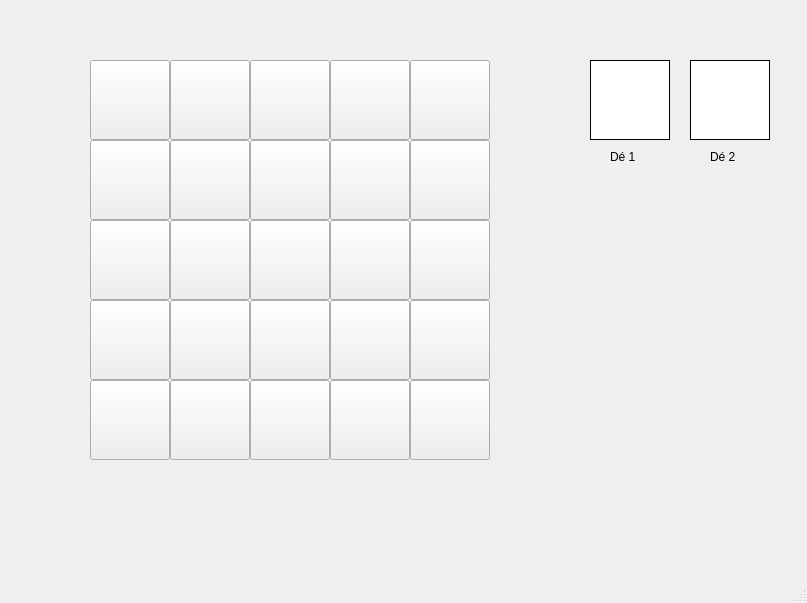
<?xml version="1.0" encoding="UTF-8"?>
<ui version="4.0">
 <class>MainWindow</class>
 <widget class="QMainWindow" name="MainWindow">
  <property name="geometry">
   <rect>
    <x>0</x>
    <y>0</y>
    <width>807</width>
    <height>603</height>
   </rect>
  </property>
  <property name="windowTitle">
   <string>MainWindow</string>
  </property>
  <widget class="QWidget" name="centralwidget">
   <widget class="QLabel" name="de_1">
    <property name="geometry">
     <rect>
      <x>590</x>
      <y>60</y>
      <width>80</width>
      <height>80</height>
     </rect>
    </property>
    <property name="autoFillBackground">
     <bool>false</bool>
    </property>
    <property name="styleSheet">
     <string notr="true">background-color: rgb(255, 255, 255);</string>
    </property>
    <property name="frameShape">
     <enum>QFrame::Box</enum>
    </property>
    <property name="text">
     <string/>
    </property>
   </widget>
   <widget class="QLabel" name="de_2">
    <property name="geometry">
     <rect>
      <x>690</x>
      <y>60</y>
      <width>80</width>
      <height>80</height>
     </rect>
    </property>
    <property name="autoFillBackground">
     <bool>false</bool>
    </property>
    <property name="styleSheet">
     <string notr="true">background-color: rgb(255, 255, 255);</string>
    </property>
    <property name="frameShape">
     <enum>QFrame::Box</enum>
    </property>
    <property name="text">
     <string/>
    </property>
   </widget>
   <widget class="QLabel" name="label">
    <property name="geometry">
     <rect>
      <x>610</x>
      <y>150</y>
      <width>47</width>
      <height>13</height>
     </rect>
    </property>
    <property name="text">
     <string>Dé 1</string>
    </property>
   </widget>
   <widget class="QLabel" name="label_2">
    <property name="geometry">
     <rect>
      <x>710</x>
      <y>150</y>
      <width>47</width>
      <height>13</height>
     </rect>
    </property>
    <property name="text">
     <string>Dé 2</string>
    </property>
   </widget>
   <widget class="QPushButton" name="bouton_11">
    <property name="enabled">
     <bool>true</bool>
    </property>
    <property name="geometry">
     <rect>
      <x>90</x>
      <y>60</y>
      <width>80</width>
      <height>80</height>
     </rect>
    </property>
    <property name="focusPolicy">
     <enum>Qt::NoFocus</enum>
    </property>
    <property name="styleSheet">
     <string notr="true">border-color: rgb(0, 0, 0);</string>
    </property>
    <property name="text">
     <string/>
    </property>
    <property name="checkable">
     <bool>false</bool>
    </property>
    <property name="autoDefault">
     <bool>true</bool>
    </property>
    <property name="default">
     <bool>false</bool>
    </property>
    <property name="flat">
     <bool>false</bool>
    </property>
   </widget>
   <widget class="QPushButton" name="bouton_21">
    <property name="enabled">
     <bool>true</bool>
    </property>
    <property name="geometry">
     <rect>
      <x>90</x>
      <y>140</y>
      <width>80</width>
      <height>80</height>
     </rect>
    </property>
    <property name="focusPolicy">
     <enum>Qt::StrongFocus</enum>
    </property>
    <property name="text">
     <string/>
    </property>
    <property name="checkable">
     <bool>false</bool>
    </property>
    <property name="autoDefault">
     <bool>true</bool>
    </property>
    <property name="default">
     <bool>false</bool>
    </property>
    <property name="flat">
     <bool>false</bool>
    </property>
   </widget>
   <widget class="QPushButton" name="bouton_31">
    <property name="enabled">
     <bool>true</bool>
    </property>
    <property name="geometry">
     <rect>
      <x>90</x>
      <y>220</y>
      <width>80</width>
      <height>80</height>
     </rect>
    </property>
    <property name="focusPolicy">
     <enum>Qt::StrongFocus</enum>
    </property>
    <property name="text">
     <string/>
    </property>
    <property name="checkable">
     <bool>false</bool>
    </property>
    <property name="autoDefault">
     <bool>true</bool>
    </property>
    <property name="default">
     <bool>false</bool>
    </property>
    <property name="flat">
     <bool>false</bool>
    </property>
   </widget>
   <widget class="QPushButton" name="bouton_41">
    <property name="enabled">
     <bool>true</bool>
    </property>
    <property name="geometry">
     <rect>
      <x>90</x>
      <y>300</y>
      <width>80</width>
      <height>80</height>
     </rect>
    </property>
    <property name="focusPolicy">
     <enum>Qt::StrongFocus</enum>
    </property>
    <property name="text">
     <string/>
    </property>
    <property name="checkable">
     <bool>false</bool>
    </property>
    <property name="autoDefault">
     <bool>true</bool>
    </property>
    <property name="default">
     <bool>false</bool>
    </property>
    <property name="flat">
     <bool>false</bool>
    </property>
   </widget>
   <widget class="QPushButton" name="bouton_51">
    <property name="enabled">
     <bool>true</bool>
    </property>
    <property name="geometry">
     <rect>
      <x>90</x>
      <y>380</y>
      <width>80</width>
      <height>80</height>
     </rect>
    </property>
    <property name="focusPolicy">
     <enum>Qt::StrongFocus</enum>
    </property>
    <property name="text">
     <string/>
    </property>
    <property name="checkable">
     <bool>false</bool>
    </property>
    <property name="autoDefault">
     <bool>true</bool>
    </property>
    <property name="default">
     <bool>false</bool>
    </property>
    <property name="flat">
     <bool>false</bool>
    </property>
   </widget>
   <widget class="QPushButton" name="bouton_12">
    <property name="enabled">
     <bool>true</bool>
    </property>
    <property name="geometry">
     <rect>
      <x>170</x>
      <y>60</y>
      <width>80</width>
      <height>80</height>
     </rect>
    </property>
    <property name="focusPolicy">
     <enum>Qt::NoFocus</enum>
    </property>
    <property name="text">
     <string/>
    </property>
    <property name="checkable">
     <bool>false</bool>
    </property>
    <property name="autoDefault">
     <bool>true</bool>
    </property>
    <property name="default">
     <bool>false</bool>
    </property>
    <property name="flat">
     <bool>false</bool>
    </property>
   </widget>
   <widget class="QPushButton" name="bouton_32">
    <property name="enabled">
     <bool>true</bool>
    </property>
    <property name="geometry">
     <rect>
      <x>170</x>
      <y>220</y>
      <width>80</width>
      <height>80</height>
     </rect>
    </property>
    <property name="focusPolicy">
     <enum>Qt::StrongFocus</enum>
    </property>
    <property name="text">
     <string/>
    </property>
    <property name="checkable">
     <bool>false</bool>
    </property>
    <property name="autoDefault">
     <bool>true</bool>
    </property>
    <property name="default">
     <bool>false</bool>
    </property>
    <property name="flat">
     <bool>false</bool>
    </property>
   </widget>
   <widget class="QPushButton" name="bouton_52">
    <property name="enabled">
     <bool>true</bool>
    </property>
    <property name="geometry">
     <rect>
      <x>170</x>
      <y>380</y>
      <width>80</width>
      <height>80</height>
     </rect>
    </property>
    <property name="focusPolicy">
     <enum>Qt::StrongFocus</enum>
    </property>
    <property name="text">
     <string/>
    </property>
    <property name="checkable">
     <bool>false</bool>
    </property>
    <property name="autoDefault">
     <bool>true</bool>
    </property>
    <property name="default">
     <bool>false</bool>
    </property>
    <property name="flat">
     <bool>false</bool>
    </property>
   </widget>
   <widget class="QPushButton" name="bouton_42">
    <property name="enabled">
     <bool>true</bool>
    </property>
    <property name="geometry">
     <rect>
      <x>170</x>
      <y>300</y>
      <width>80</width>
      <height>80</height>
     </rect>
    </property>
    <property name="focusPolicy">
     <enum>Qt::StrongFocus</enum>
    </property>
    <property name="text">
     <string/>
    </property>
    <property name="checkable">
     <bool>false</bool>
    </property>
    <property name="autoDefault">
     <bool>true</bool>
    </property>
    <property name="default">
     <bool>false</bool>
    </property>
    <property name="flat">
     <bool>false</bool>
    </property>
   </widget>
   <widget class="QPushButton" name="bouton_22">
    <property name="enabled">
     <bool>true</bool>
    </property>
    <property name="geometry">
     <rect>
      <x>170</x>
      <y>140</y>
      <width>80</width>
      <height>80</height>
     </rect>
    </property>
    <property name="focusPolicy">
     <enum>Qt::StrongFocus</enum>
    </property>
    <property name="text">
     <string/>
    </property>
    <property name="checkable">
     <bool>false</bool>
    </property>
    <property name="autoDefault">
     <bool>true</bool>
    </property>
    <property name="default">
     <bool>false</bool>
    </property>
    <property name="flat">
     <bool>false</bool>
    </property>
   </widget>
   <widget class="QPushButton" name="bouton_13">
    <property name="enabled">
     <bool>true</bool>
    </property>
    <property name="geometry">
     <rect>
      <x>250</x>
      <y>60</y>
      <width>80</width>
      <height>80</height>
     </rect>
    </property>
    <property name="focusPolicy">
     <enum>Qt::NoFocus</enum>
    </property>
    <property name="text">
     <string/>
    </property>
    <property name="checkable">
     <bool>false</bool>
    </property>
    <property name="autoDefault">
     <bool>true</bool>
    </property>
    <property name="default">
     <bool>false</bool>
    </property>
    <property name="flat">
     <bool>false</bool>
    </property>
   </widget>
   <widget class="QPushButton" name="bouton_33">
    <property name="enabled">
     <bool>true</bool>
    </property>
    <property name="geometry">
     <rect>
      <x>250</x>
      <y>220</y>
      <width>80</width>
      <height>80</height>
     </rect>
    </property>
    <property name="focusPolicy">
     <enum>Qt::StrongFocus</enum>
    </property>
    <property name="text">
     <string/>
    </property>
    <property name="checkable">
     <bool>false</bool>
    </property>
    <property name="autoDefault">
     <bool>true</bool>
    </property>
    <property name="default">
     <bool>false</bool>
    </property>
    <property name="flat">
     <bool>false</bool>
    </property>
   </widget>
   <widget class="QPushButton" name="bouton_53">
    <property name="enabled">
     <bool>true</bool>
    </property>
    <property name="geometry">
     <rect>
      <x>250</x>
      <y>380</y>
      <width>80</width>
      <height>80</height>
     </rect>
    </property>
    <property name="focusPolicy">
     <enum>Qt::StrongFocus</enum>
    </property>
    <property name="text">
     <string/>
    </property>
    <property name="checkable">
     <bool>false</bool>
    </property>
    <property name="autoDefault">
     <bool>true</bool>
    </property>
    <property name="default">
     <bool>false</bool>
    </property>
    <property name="flat">
     <bool>false</bool>
    </property>
   </widget>
   <widget class="QPushButton" name="bouton_43">
    <property name="enabled">
     <bool>true</bool>
    </property>
    <property name="geometry">
     <rect>
      <x>250</x>
      <y>300</y>
      <width>80</width>
      <height>80</height>
     </rect>
    </property>
    <property name="focusPolicy">
     <enum>Qt::StrongFocus</enum>
    </property>
    <property name="text">
     <string/>
    </property>
    <property name="checkable">
     <bool>false</bool>
    </property>
    <property name="autoDefault">
     <bool>true</bool>
    </property>
    <property name="default">
     <bool>false</bool>
    </property>
    <property name="flat">
     <bool>false</bool>
    </property>
   </widget>
   <widget class="QPushButton" name="bouton_23">
    <property name="enabled">
     <bool>true</bool>
    </property>
    <property name="geometry">
     <rect>
      <x>250</x>
      <y>140</y>
      <width>80</width>
      <height>80</height>
     </rect>
    </property>
    <property name="focusPolicy">
     <enum>Qt::NoFocus</enum>
    </property>
    <property name="text">
     <string/>
    </property>
    <property name="checkable">
     <bool>false</bool>
    </property>
    <property name="autoDefault">
     <bool>true</bool>
    </property>
    <property name="default">
     <bool>false</bool>
    </property>
    <property name="flat">
     <bool>false</bool>
    </property>
   </widget>
   <widget class="QPushButton" name="bouton_14">
    <property name="enabled">
     <bool>true</bool>
    </property>
    <property name="geometry">
     <rect>
      <x>330</x>
      <y>60</y>
      <width>80</width>
      <height>80</height>
     </rect>
    </property>
    <property name="focusPolicy">
     <enum>Qt::NoFocus</enum>
    </property>
    <property name="text">
     <string/>
    </property>
    <property name="checkable">
     <bool>false</bool>
    </property>
    <property name="autoDefault">
     <bool>true</bool>
    </property>
    <property name="default">
     <bool>false</bool>
    </property>
    <property name="flat">
     <bool>false</bool>
    </property>
   </widget>
   <widget class="QPushButton" name="bouton_34">
    <property name="enabled">
     <bool>true</bool>
    </property>
    <property name="geometry">
     <rect>
      <x>330</x>
      <y>220</y>
      <width>80</width>
      <height>80</height>
     </rect>
    </property>
    <property name="focusPolicy">
     <enum>Qt::StrongFocus</enum>
    </property>
    <property name="text">
     <string/>
    </property>
    <property name="checkable">
     <bool>false</bool>
    </property>
    <property name="autoDefault">
     <bool>true</bool>
    </property>
    <property name="default">
     <bool>false</bool>
    </property>
    <property name="flat">
     <bool>false</bool>
    </property>
   </widget>
   <widget class="QPushButton" name="bouton_54">
    <property name="enabled">
     <bool>true</bool>
    </property>
    <property name="geometry">
     <rect>
      <x>330</x>
      <y>380</y>
      <width>80</width>
      <height>80</height>
     </rect>
    </property>
    <property name="focusPolicy">
     <enum>Qt::StrongFocus</enum>
    </property>
    <property name="text">
     <string/>
    </property>
    <property name="checkable">
     <bool>false</bool>
    </property>
    <property name="autoDefault">
     <bool>true</bool>
    </property>
    <property name="default">
     <bool>false</bool>
    </property>
    <property name="flat">
     <bool>false</bool>
    </property>
   </widget>
   <widget class="QPushButton" name="bouton_44">
    <property name="enabled">
     <bool>true</bool>
    </property>
    <property name="geometry">
     <rect>
      <x>330</x>
      <y>300</y>
      <width>80</width>
      <height>80</height>
     </rect>
    </property>
    <property name="focusPolicy">
     <enum>Qt::StrongFocus</enum>
    </property>
    <property name="text">
     <string/>
    </property>
    <property name="checkable">
     <bool>false</bool>
    </property>
    <property name="autoDefault">
     <bool>true</bool>
    </property>
    <property name="default">
     <bool>false</bool>
    </property>
    <property name="flat">
     <bool>false</bool>
    </property>
   </widget>
   <widget class="QPushButton" name="bouton_24">
    <property name="enabled">
     <bool>true</bool>
    </property>
    <property name="geometry">
     <rect>
      <x>330</x>
      <y>140</y>
      <width>80</width>
      <height>80</height>
     </rect>
    </property>
    <property name="focusPolicy">
     <enum>Qt::StrongFocus</enum>
    </property>
    <property name="text">
     <string/>
    </property>
    <property name="checkable">
     <bool>false</bool>
    </property>
    <property name="autoDefault">
     <bool>true</bool>
    </property>
    <property name="default">
     <bool>false</bool>
    </property>
    <property name="flat">
     <bool>false</bool>
    </property>
   </widget>
   <widget class="QPushButton" name="bouton_15">
    <property name="enabled">
     <bool>true</bool>
    </property>
    <property name="geometry">
     <rect>
      <x>410</x>
      <y>60</y>
      <width>80</width>
      <height>80</height>
     </rect>
    </property>
    <property name="mouseTracking">
     <bool>false</bool>
    </property>
    <property name="focusPolicy">
     <enum>Qt::NoFocus</enum>
    </property>
    <property name="text">
     <string/>
    </property>
    <property name="checkable">
     <bool>false</bool>
    </property>
    <property name="autoDefault">
     <bool>true</bool>
    </property>
    <property name="default">
     <bool>false</bool>
    </property>
    <property name="flat">
     <bool>false</bool>
    </property>
   </widget>
   <widget class="QPushButton" name="bouton_35">
    <property name="enabled">
     <bool>true</bool>
    </property>
    <property name="geometry">
     <rect>
      <x>410</x>
      <y>220</y>
      <width>80</width>
      <height>80</height>
     </rect>
    </property>
    <property name="focusPolicy">
     <enum>Qt::StrongFocus</enum>
    </property>
    <property name="text">
     <string/>
    </property>
    <property name="checkable">
     <bool>false</bool>
    </property>
    <property name="autoDefault">
     <bool>true</bool>
    </property>
    <property name="default">
     <bool>false</bool>
    </property>
    <property name="flat">
     <bool>false</bool>
    </property>
   </widget>
   <widget class="QPushButton" name="bouton_55">
    <property name="enabled">
     <bool>true</bool>
    </property>
    <property name="geometry">
     <rect>
      <x>410</x>
      <y>380</y>
      <width>80</width>
      <height>80</height>
     </rect>
    </property>
    <property name="focusPolicy">
     <enum>Qt::StrongFocus</enum>
    </property>
    <property name="text">
     <string/>
    </property>
    <property name="checkable">
     <bool>false</bool>
    </property>
    <property name="autoDefault">
     <bool>true</bool>
    </property>
    <property name="default">
     <bool>false</bool>
    </property>
    <property name="flat">
     <bool>false</bool>
    </property>
   </widget>
   <widget class="QPushButton" name="bouton_45">
    <property name="enabled">
     <bool>true</bool>
    </property>
    <property name="geometry">
     <rect>
      <x>410</x>
      <y>300</y>
      <width>80</width>
      <height>80</height>
     </rect>
    </property>
    <property name="focusPolicy">
     <enum>Qt::StrongFocus</enum>
    </property>
    <property name="text">
     <string/>
    </property>
    <property name="checkable">
     <bool>false</bool>
    </property>
    <property name="autoDefault">
     <bool>true</bool>
    </property>
    <property name="default">
     <bool>false</bool>
    </property>
    <property name="flat">
     <bool>false</bool>
    </property>
   </widget>
   <widget class="QPushButton" name="bouton_25">
    <property name="enabled">
     <bool>true</bool>
    </property>
    <property name="geometry">
     <rect>
      <x>410</x>
      <y>140</y>
      <width>80</width>
      <height>80</height>
     </rect>
    </property>
    <property name="focusPolicy">
     <enum>Qt::StrongFocus</enum>
    </property>
    <property name="text">
     <string/>
    </property>
    <property name="checkable">
     <bool>false</bool>
    </property>
    <property name="autoDefault">
     <bool>true</bool>
    </property>
    <property name="default">
     <bool>false</bool>
    </property>
    <property name="flat">
     <bool>false</bool>
    </property>
   </widget>
  </widget>
  <widget class="QMenuBar" name="menubar">
   <property name="geometry">
    <rect>
     <x>0</x>
     <y>0</y>
     <width>807</width>
     <height>21</height>
    </rect>
   </property>
  </widget>
  <widget class="QStatusBar" name="statusbar"/>
 </widget>
 <resources/>
 <connections/>
</ui>
